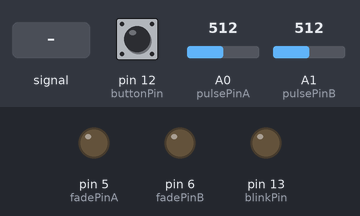
Bench run of a sketch on a simulated Arduino Uno, built with avr-gcc and run on an emulated ATmega328P. Parts: output pins drawn as LEDs (lit = HIGH). Dashed ring = blinking. The test bench sets the inputs (shaded band); at power-on: A0 (pulsePinA) = 512, A1 (pulsePinB) = 512, pin 12 (buttonPin) LOW. What the sketch prints to the serial monitor is not drawn.

Above: at 1.2 s.
1.3 s: A0 (pulsePinA) fed a 200 Hz sine of ±81 counts around its level
At 2.23 s:
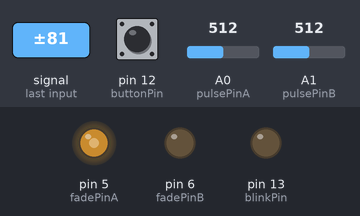
4.3 s: A1 (pulsePinB) fed a 200 Hz sine of ±81 counts around its level
7.3 s: A0 (pulsePinA) set to 716
At 10.03 s:
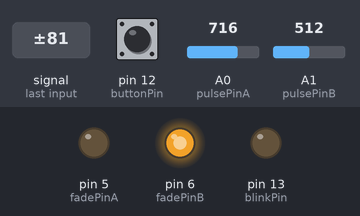
10.3 s: A1 (pulsePinB) set to 513
At 13.16 s:
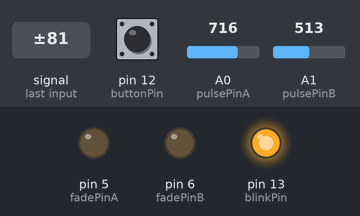
13.3 s: A0 (pulsePinA) fed a 2 Hz sine of ±306 counts around its level
At 15.3 s:
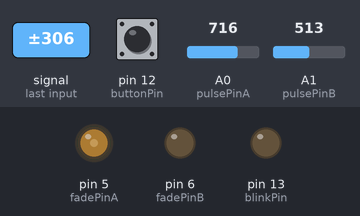
16.3 s: A1 (pulsePinB) fed a 2 Hz sine of ±306 counts around its level
At 17.29 s:
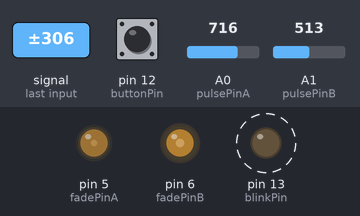
Timing chart, 0 to 30.1 s (numbered marks = the images above; inputs shaded):
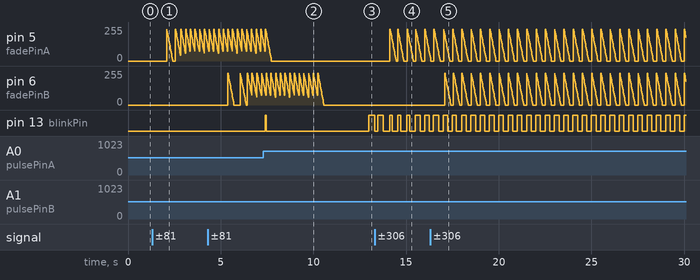

Measured:
- the behaviour switches between 512 and 513 on A1 (pulsePinB) (found by bisection; images 2 and 3)
- after the input at 7.3 s, pin 13 (blinkPin): LOW → HIGH after 0.10 s, → LOW 0.04 s later
- after the input at 10.3 s, pin 13 (blinkPin): LOW → HIGH after 2.7 s
- after the input at 13.3 s, pin 5 (fadePinA): ramps from 240/255 to 0/255 and jumps back, once every 0.47 s; pin 13 (blinkPin): HIGH → LOW at once, → HIGH 0.16 s later, → LOW 0.30 s later, → HIGH 0.34 s later, … (13 changes in this stretch)

The sketch:

PulseSensorAmped_Arduino_button_double_sensor.ino
```cpp
/*
>> Pulse Sensor Amped 1.1 <<
This code is for Pulse Sensor Amped by Joel Murphy and Yury Gitman
    www.pulsesensor.com
    >>> Pulse Sensor purple wire goes to Analog Pin 0 <<<
Pulse Sensor sample aquisition and processing happens in the background via Timer 2 interrupt. 2mS sample rate.
PWM on pins 3 and 11 will not work when using this code, because we are using Timer 2!
The following variables are automatically updated:
Signal :    int that holds the analog signal data straight from the sensor. updated every 2mS.
IBI  :      int that holds the time interval between beats. 2mS resolution.
BPM  :      int that holds the heart rate value, derived every beat, from averaging previous 10 IBI values.
QS  :       boolean that is made true whenever Pulse is found and BPM is updated. User must reset.
Pulse :     boolean that is true when a heartbeat is sensed then false in time with pin13 LED going out.

This code is designed with output serial data to Processing sketch "PulseSensorAmped_Processing-xx"
The Processing sketch is a simple data visualizer.
All the work to find the heartbeat and determine the heartrate happens in the code below.
Pin 13 LED will blink with heartbeat.
If you want to use pin 13 for something else, adjust the interrupt handler
It will also fade an LED on pin fadePin with every beat. Put an LED and series resistor from fadePin to GND.
Check here for detailed code walkthrough:
http://pulsesensor.myshopify.com/pages/pulse-sensor-amped-arduino-v1dot1

Code Version 02 by Joel Murphy & Yury Gitman  Fall 2012
This update changes the HRV variable name to IBI, which stands for Inter-Beat Interval, for clarity.
Switched the interrupt to Timer2.  500Hz sample rate, 2mS resolution IBI value.
Fade LED pin moved to pin 5 (use of Timer2 disables PWM on pins 3 & 11).
Tidied up inefficiencies since the last version.
*/

/*
  Button

 Adds a "skip" button to the circuit

 The circuit:
 * pushbutton and 10K resistor from +5V (or buttonPwrPin) attached to buttonPin
 * other leg of pushbutton attached to ground

*/


//  VARIABLES

// button:
const int buttonPin = 12;     // the number of the pushbutton pin

// heart rate:
int blinkPin = 13;                // pin to blink led at each beat

int pulsePinA = 0;                 // Pulse Sensor purple wire connected to analog pin 0
int fadePinA = 5;                  // pin to do fancy classy fading blink at each beat
int fadeRateA = 0;                 // used to fade LED on with PWM on fadePin

int pulsePinB = 1;                 // Pulse Sensor purple wire connected to analog pin 0
int fadePinB = 6;                  // pin to do fancy classy fading blink at each beat
int fadeRateB = 0;                 // used to fade LED on with PWM on fadePin


/* BUTTON STUFF */
// Variables will change:
int ledState = HIGH;         // the current state of the output pin
int buttonState;             // the current reading from the input pin
int lastButtonState = LOW;   // the previous reading from the input pin

// the following variables are long's because the time, measured in miliseconds,
// will quickly become a bigger number than can be stored in an int.
long lastDebounceTime = 0;  // the last time the output pin was toggled
long debounceDelay = 50;    // the debounce time; increase if the output flickers

/* HEART RATE SENSOR STUFF */
// these variables are volatile because they are used during the interrupt service routine!
volatile int BPMa;                   // used to hold the pulse rate
volatile int SignalA;                // holds the incoming raw data
volatile int IBIa = 600;             // holds the time between beats, the Inter-Beat Interval
volatile boolean PulseA = false;     // true when pulse wave is high, false when it's low
volatile boolean QSa = false;        // becomes true when Arduoino finds a beat.

volatile int BPMb;                   // used to hold the pulse rate
volatile int SignalB;                // holds the incoming raw data
volatile int IBIb = 600;             // holds the time between beats, the Inter-Beat Interval
volatile boolean PulseB = false;     // true when pulse wave is high, false when it's low
volatile boolean QSb = false;        // becomes true when Arduoino finds a beat.


void setup(){
  /* BUTTON STUFF */
  // initialize the pushbutton pin as an input:
  pinMode(buttonPin, INPUT);

  /* HEART RATE SENSOR STUFF */
  pinMode(blinkPin,OUTPUT);         // pin that will blink to your heartbeat!
  pinMode(fadePinA,OUTPUT);          // pins that will fade to your heartbeat!
  pinMode(fadePinB,OUTPUT);
  Serial.begin(115200);             // we agree to talk fast!
  interruptSetup();                 // sets up to read Pulse Sensor signal every 2mS
   // UN-COMMENT THE NEXT LINE IF YOU ARE POWERING The Pulse Sensor AT LOW VOLTAGE,
   // AND APPLY THAT VOLTAGE TO THE A-REF PIN
   //analogReference(EXTERNAL);


}


void loop(){
  /* BUTTON STUFF */

   // read the state of the switch into a local variable:
  int reading = digitalRead(buttonPin);

  // check to see if you just pressed the button
  // (i.e. the input went from LOW to HIGH),  and you've waited
  // long enough since the last press to ignore any noise:

  // If the switch changed, due to noise or pressing:
  if (reading != lastButtonState) {
    // reset the debouncing timer
    lastDebounceTime = millis();
  }

  if ((millis() - lastDebounceTime) > debounceDelay) {
    // whatever the reading is at, it's been there for longer
    // than the debounce delay, so take it as the actual current state:
    buttonState = reading;
  }

  if(buttonState == LOW){
    sendDataToProcessing('U',1);
  }

  // save the reading.  Next time through the loop,
  // it'll be the lastButtonState:
  lastButtonState = reading;


  /* HEART RATE SENSOR STUFF */
  sendDataToProcessing('S', SignalA);     // send Processing the raw Pulse SensorA data
  sendDataToProcessing('T', SignalB);     // send Processing the raw Pulse SensorB data
  if (QSa == true){                       // Quantified Self flag is true when arduino finds a heartbeat
    fadeRateA = 255;                  // Set 'fadeRate' Variable to 255 to fade LED with pulse
    sendDataToProcessing('B',BPMa);   // send heart rate with a 'B' prefix
    sendDataToProcessing('Q',IBIa);   // send time between beats with a 'Q' prefix
    QSa = false;                      // reset the Quantified Self flag for next time
  }
  if (QSb == true){                       // Quantified Self flag is true when arduino finds a heartbeat
    fadeRateB = 255;                  // Set 'fadeRate' Variable to 255 to fade LED with pulse
    sendDataToProcessing('C',BPMb);   // send heart rate with a 'C' prefix
    sendDataToProcessing('R',IBIb);   // send time between beats with a 'R' prefix
    QSb = false;                      // reset the Quantified Self flag for next time
  }
  ledFadeToBeat();

  delay(20);                             //  take a break
}


void ledFadeToBeat(){
    fadeRateA -= 15;                         //  set LED fade value
    fadeRateA = constrain(fadeRateA,0,255);   //  keep LED fade value from going into negative numbers!
    fadeRateB -= 15;                         //  set LED fade value
    fadeRateB = constrain(fadeRateB,0,255);   //  keep LED fade value from going into negative numbers!
    analogWrite(fadePinA,fadeRateA);          //  fade LED
    analogWrite(fadePinB,fadeRateB);          //  fade LED
  }


void sendDataToProcessing(char symbol, int data ){
    Serial.print(symbol);                // symbol prefix tells Processing what type of data is coming
    Serial.println(data);                // the data to send culminating in a carriage return
  }
```

Interrupt.ino
```cpp
volatile int rateA[10];                    // used to hold last ten IBI values
volatile unsigned long sampleCounterA = 0;          // used to determine pulse timing
volatile unsigned long lastBeatTimeA = 0;           // used to find the inter beat interval
volatile int Pa =512;                      // used to find peak in pulse wave
volatile int Ta = 512;                     // used to find trough in pulse wave
volatile int threshA = 512;                // used to find instant moment of heart beat
volatile int ampA = 100;                   // used to hold amplitude of pulse waveform
volatile boolean firstBeatA = true;        // used to seed rate array so we startup with reasonable BPM
volatile boolean secondBeatA = true;       // used to seed rate array so we startup with reasonable BPM

volatile int rateB[10];                    // used to hold last ten IBI values
volatile unsigned long sampleCounterB = 0;          // used to determine pulse timing
volatile unsigned long lastBeatTimeB = 0;           // used to find the inter beat interval
volatile int Pb =512;                      // used to find peak in pulse wave
volatile int Tb = 512;                     // used to find trough in pulse wave
volatile int threshB = 512;                // used to find instant moment of heart beat
volatile int ampB = 100;                   // used to hold amplitude of pulse waveform
volatile boolean firstBeatB = true;        // used to seed rate array so we startup with reasonable BPM
volatile boolean secondBeatB = true;       // used to seed rate array so we startup with reasonable BPM


void interruptSetup(){
  // Initializes Timer2 to throw an interrupt every 2mS.
  TCCR2A = 0x02;     // DISABLE PWM ON DIGITAL PINS 3 AND 11, AND GO INTO CTC MODE
  TCCR2B = 0x06;     // DON'T FORCE COMPARE, 256 PRESCALER
  OCR2A = 0X7C;      // SET THE TOP OF THE COUNT TO 124 FOR 500Hz SAMPLE RATE
  TIMSK2 = 0x02;     // ENABLE INTERRUPT ON MATCH BETWEEN TIMER2 AND OCR2A
  sei();             // MAKE SURE GLOBAL INTERRUPTS ARE ENABLED
}


// THIS IS THE TIMER 2 INTERRUPT SERVICE ROUTINE.
// Timer 2 makes sure that we take a reading every 2 miliseconds
ISR(TIMER2_COMPA_vect){                         // triggered when Timer2 counts to 124
    cli();                                      // disable interrupts while we do this
    SignalA = analogRead(pulsePinA);              // read the Pulse Sensor
    SignalB = analogRead(pulsePinB);              // read the Pulse Sensor
    sampleCounterA += 2;                         // keep track of the time in mS with this variable
    sampleCounterB += 2;                         // keep track of the time in mS with this variable
    int Na = sampleCounterA - lastBeatTimeA;       // monitor the time since the last beat to avoid noise
    int Nb = sampleCounterB - lastBeatTimeB;       // monitor the time since the last beat to avoid noise

//  find the peak and trough of the pulse wave
    if(SignalA < threshA && Na > (IBIa/5)*3){       // avoid dichrotic noise by waiting 3/5 of last IBI
        if (SignalA < Ta){                        // T is the trough
            Ta = SignalA;                         // keep track of lowest point in pulse wave
         }
       }

    if(SignalA > threshA && SignalA > Pa){          // thresh condition helps avoid noise
        Pa = SignalA;                             // P is the peak
       }                                        // keep track of highest point in pulse wave

//  find the peak and trough of the pulse wave
    if(SignalB < threshB && Nb > (IBIb/5)*3){       // avoid dichrotic noise by waiting 3/5 of last IBI
        if (SignalB < Tb){                        // T is the trough
            Tb = SignalB;                         // keep track of lowest point in pulse wave
         }
       }

    if(SignalB > threshB && SignalB > Pb){          // thresh condition helps avoid noise
        Pb = SignalB;                             // P is the peak
       }                                        // keep track of highest point in pulse wave

  //  NOW IT'S TIME TO LOOK FOR THE HEART BEAT
  // signal surges up in value every time there is a pulse
if (Na > 250){                                   // avoid high frequency noise
  if ( (SignalA > threshA) && (PulseA == false) && (Na > (IBIa/5)*3) ){
    PulseA = true;                               // set the Pulse flag when we think there is a pulse
    digitalWrite(blinkPin,HIGH);                // turn on pin 13 LED
    IBIa = sampleCounterA - lastBeatTimeA;       // measure time between beats in mS
    lastBeatTimeA = sampleCounterA;               // keep track of time for next pulse

         if(firstBeatA){                         // if it's the first time we found a beat, if firstBeat == TRUE
             firstBeatA = false;                 // clear firstBeat flag
             return;                            // IBI value is unreliable so discard it
            }
         if(secondBeatA){                        // if this is the second beat, if secondBeat == TRUE
            secondBeatA = false;                 // clear secondBeat flag
               for(int i=0; i<=9; i++){         // seed the running total to get a realisitic BPM at startup
                    rateA[i] = IBIa;
                    }
            }

    // keep a running total of the last 10 IBI values
    word runningTotalA = 0;                   // clear the runningTotal variable

    for(int i=0; i<=8; i++){                // shift data in the rate array
          rateA[i] = rateA[i+1];              // and drop the oldest IBI value
          runningTotalA += rateA[i];          // add up the 9 oldest IBI values
        }

    rateA[9] = IBIa;                          // add the latest IBI to the rate array
    runningTotalA += rateA[9];                // add the latest IBI to runningTotal
    runningTotalA /= 10;                     // average the last 10 IBI values
    BPMa = 60000/runningTotalA;               // how many beats can fit into a minute? that's BPM!
    QSa = true;                              // set Quantified Self flag
    // QS FLAG IS NOT CLEARED INSIDE THIS ISR
    }
}

  //  NOW IT'S TIME TO LOOK FOR THE HEART BEAT
  // signal surges up in value every time there is a pulse
if (Nb > 250){                                   // avoid high frequency noise
  if ( (SignalB > threshB) && (PulseB == false) && (Nb > (IBIb/5)*3) ){
    PulseB = true;                               // set the Pulse flag when we think there is a pulse
    digitalWrite(blinkPin,HIGH);                // turn on pin 13 LED
    IBIb = sampleCounterB - lastBeatTimeB;       // measure time between beats in mS
    lastBeatTimeB = sampleCounterB;               // keep track of time for next pulse

         if(firstBeatB){                         // if it's the first time we found a beat, if firstBeat == TRUE
             firstBeatB = false;                 // clear firstBeat flag
             return;                            // IBI value is unreliable so discard it
            }
         if(secondBeatB){                        // if this is the second beat, if secondBeat == TRUE
            secondBeatB = false;                 // clear secondBeat flag
               for(int i=0; i<=9; i++){         // seed the running total to get a realisitic BPM at startup
                    rateB[i] = IBIb;
                    }
            }

    // keep a running total of the last 10 IBI values
    word runningTotalB = 0;                   // clear the runningTotal variable

    for(int i=0; i<=8; i++){                // shift data in the rate array
          rateB[i] = rateB[i+1];              // and drop the oldest IBI value
          runningTotalB += rateB[i];          // add up the 9 oldest IBI values
        }

    rateB[9] = IBIb;                          // add the latest IBI to the rate array
    runningTotalB += rateB[9];                // add the latest IBI to runningTotal
    runningTotalB /= 10;                     // average the last 10 IBI values
    BPMb = 60000/runningTotalB;               // how many beats can fit into a minute? that's BPM!
    QSb = true;                              // set Quantified Self flag
    // QS FLAG IS NOT CLEARED INSIDE THIS ISR
    }
}


  if (SignalA < threshA && PulseA == true){     // when the values are going down, the beat is over
      digitalWrite(blinkPin,LOW);            // turn off pin 13 LED
      PulseA = false;                         // reset the Pulse flag so we can do it again
      ampA = Pa - Ta;                           // get amplitude of the pulse wave
      threshA = ampA/2 + Ta;                    // set thresh at 50% of the amplitude
      Pa = threshA;                            // reset these for next time
      Ta = threshA;
     }
  if (SignalB < threshB && PulseB == true){     // when the values are going down, the beat is over
      digitalWrite(blinkPin,LOW);            // turn off pin 13 LED
      PulseB = false;                         // reset the Pulse flag so we can do it again
      ampB = Pb - Tb;                           // get amplitude of the pulse wave
      threshB = ampB/2 + Tb;                    // set thresh at 50% of the amplitude
      Pb = threshB;                            // reset these for next time
      Tb = threshB;
     }

  if (Na > 2500){                             // if 2.5 seconds go by without a beat
      threshA = 512;                          // set thresh default
      Pa = 512;                               // set P default
      Ta = 512;                               // set T default
      lastBeatTimeA = sampleCounterA;          // bring the lastBeatTime up to date
      firstBeatA = true;                      // set these to avoid noise
      secondBeatA = true;                     // when we get the heartbeat back
     }

  if (Nb > 2500){                             // if 2.5 seconds go by without a beat
      threshB = 512;                          // set thresh default
      Pb = 512;                               // set P default
      Tb = 512;                               // set T default
      lastBeatTimeB = sampleCounterB;          // bring the lastBeatTime up to date
      firstBeatB = true;                      // set these to avoid noise
      secondBeatB = true;                     // when we get the heartbeat back
     }

  sei();                                     // enable interrupts when youre done!
}// end isr
```
